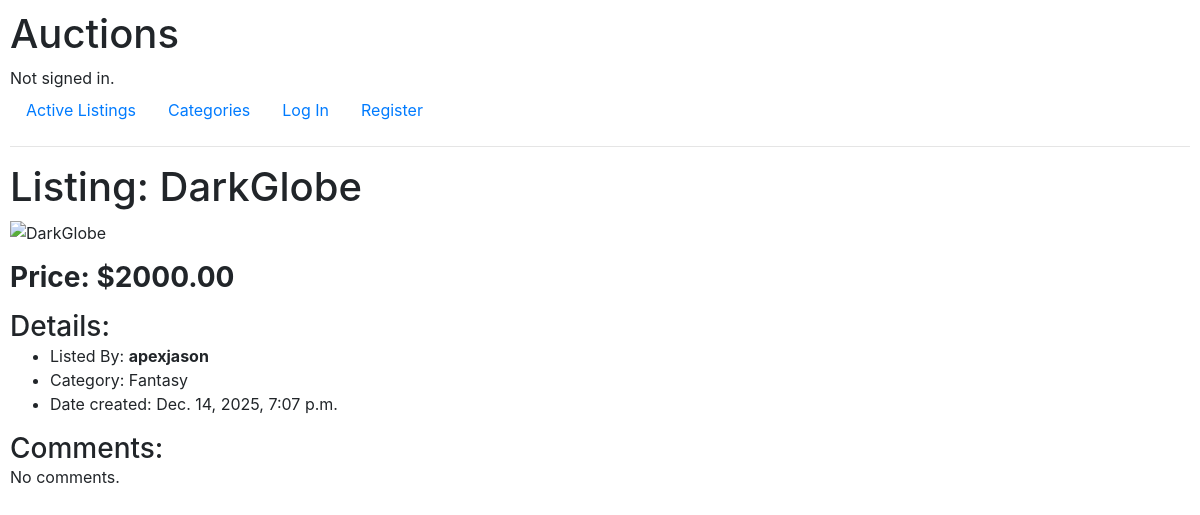
/listing/3, run on the app's committed database.
### auctions/models.py (models this page shows, shortened)
class Create(models.Model):
    image = models.URLField(blank=True)
    title = models.CharField(max_length=64)
    discription = models.TextField(max_length=200, blank=True)
    price = models.DecimalField(decimal_places=2, max_digits=64, default= 0.00)
    category = models.CharField(max_length=64, null =True)
    date = models.DateTimeField(auto_now=True, null=True)
    owner = models.CharField(max_length=64)
    status = models.BooleanField(default=False,null=True)

### auctions/views.py (the view)
# urls.py: path("listing/<int:item_id>", views.listing, name="listing"),
def listing(request, item_id):
    keys = []
    item = Create.objects.get(id=item_id)
    try:
        data = Watchlist.objects.get(watchlister = request.user.username)
        [keys.append(int(key)) for key in data.ids]
    except:
        pass
    try:
        bidder = Bid.objects.get(product_id = item_id)
    except:
        bidder = None
    return render(request, 'auctions/listing.html', {
        "item" : item,
        "comments": Comment.objects.filter(product_id = item_id),
        "watchlist_ids":keys,
        "bidder" : bidder,
    })

### auctions/templates/auctions/listing.html (shortened to what this page needs)
{% extends 'auctions/layout.html' %}
{% block body %}
    <div class="listing_card">
        <div>
            <h1>Listing: {{item.title}}</h1>
        </div>
    </div>
    <div class="form-group"><img class="list-img-h" src="{{item.image}}" alt="{{item.title}}"></div>
    <div class="form-group h3 mt-2"><Strong>Price: ${{item.price}}</Strong></div>
    <div class="form-group">
        <strong class="h3">Details:</strong>
        <ul>
            <li>Listed By: <strong>{{ item.owner }}</strong></li>
            <li>Category: {{item.category}} </li>
            <li>Date created: {{item.date}} </li>
        </ul>
    </div>
    <strong class="h3">Comments:</strong><br>
    {% for feedback in comments %}
        <div class="mt-2 px-5">
            {% if feedback.commenter == item.owner %}
                <div class="mark bg-dark text-white px-2"><strong >{{feedback.commenter}}</strong></div>
            {% else %}
                <div class="mark px-2"><strong>{{feedback.commenter}}</strong></div>
            {% endif %}
            <div class="px-5 justify">{{feedback.comment}}</div>
            <div class="text-right mr-5">{{feedback.date}}</div>
        </div>
    {% empty %}
        No comments.
    {% endfor %}
{% endblock %}

### auctions/static/auctions/styles.css (style rules this page uses)
body { padding: 10px; }
img { height: 14.5rem !important; }
.list-img-h { height: 25.5rem !important; }
.listing_card { display: flex; justify-content: space-between; }

### data on the page
Create: title "DarkGlobe", price "2000.00", owner "apexjason", category "Fantasy", date "Dec. 14, 2025, 7:07 p.m."
